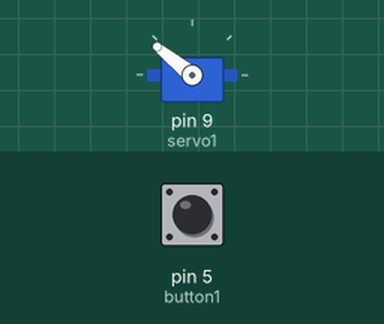
A sketch run on a simulated Arduino Uno, built with avr-gcc and run on an emulated ATmega328P. Shown: servo. Inputs (shaded band) come from the test bench; at power-on: pin 5 (button1) HIGH. What the sketch prints to the serial monitor is not drawn.

Above: at 1.2 s.
1.3 s: pin 5 (button1) pulled LOW for 0.15 s
At 2.1 s:
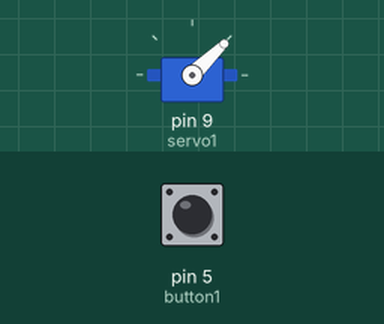
Timing chart, 0 to 22.9 s (numbered marks = the images above; inputs shaded):
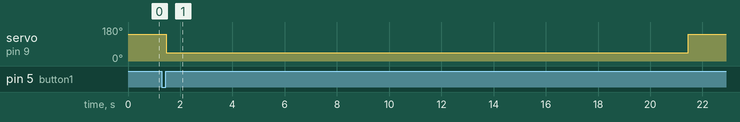

The sketch:

can_crusher_liniar_servo.ino
```cpp
#include <Servo.h>                                                                        // use servo library

int button1         = 5;                                                                  // create a button named button1 on pin 5
int press1          = 0;                                                                  // create button fuction giving it high and low value defult to 0
Servo servo1;                                                                             // create a servo named servo1
bool toggle         = false;                                                              // create varible nammed toggle with true or false (bool = true or false)
bool trigger        = false;                                                              // create varible nammed trigger with true or false (bool = true or false)
bool start          = false;                                                              // create varible nammed start with true or false (bool = true or false)
long startTime      = 0;                                                                  // create varible nammed startTime with long value
long timeToExtend   = 20000;                                                              // create varible nammed timeToExtend with long value  1000 = 1 second
long timeToRetract  = 20000;                                                              // create varible nammed timeToRetract with long value   1000 = 1 second

void setup()
{
  pinMode(button1, INPUT_PULLUP);                                                         // setup pin named button1 defult to pullup (high)
  servo1.attach(9);                                                                       // attach servo to pin 9
  servo1.writeMicroseconds(2000);                                                         // home servo to postion 2000
  Serial.begin(9600);                                                                     // start seiral connection for status monitor 9600 baud rate
}

void loop() {
  press1 = digitalRead(button1);                                                          // monitor button status named button1 of value 0 and 1 (true or false)
  if (press1 == LOW && toggle == false) {                                                 // if button is pressed and toggle is false toggle bool toggle to true
    toggle = true;
  }
  if (press1 == HIGH && toggle == true) {                                                 // if button is not pressed and toggle is true toggle bool to false
    toggle = false;
    trigger = !trigger;                                                                   // change the value of trigger on button press
  }
  Serial.println(trigger);                                                                // print status of button in serial
  moveservo();                                                                            // if the button pressed play this loop names moveservo
}


void moveservo() {
  if (trigger == true && start == false) {                                                // if trigger is true and start is false
    startTime = millis();                                                                 // start time is clock internal clock value (take photo of clock)
    start = true;                                                                         // then start is true
  }
  if (start == true && millis() < (startTime + timeToExtend) ) {                          // if start is true and internal clock is less than starttime plus timetoextend
    servo1.writeMicroseconds(1000);                                                       // move servo oll the way out
  }
  if (start == true && millis() > (startTime + timeToExtend) ) {                          // if start is true and internal clock is greater than starttime plus timetoextend
    if (start == true && millis() < (startTime + timeToExtend + timeToRetract) ) {        // if start is true and internal clock is less than starttime plus timetoextend plus timetoretract
      servo1.writeMicroseconds(2000);                                                     // move servo all the way in
    }
  }
  if (start == true && millis() > (startTime + timeToExtend + timeToRetract) ) {          // if start is true and internal clock is greater than starttime plus timetoextend plus timetoretract
    start = false;                                                                        // then start is false
  }
}
```

Measured:
- after the input at 1.3 s, servo on pin 9 (servo1): 141° → 44° after 0.16 s, → 141° 20.0 s later
